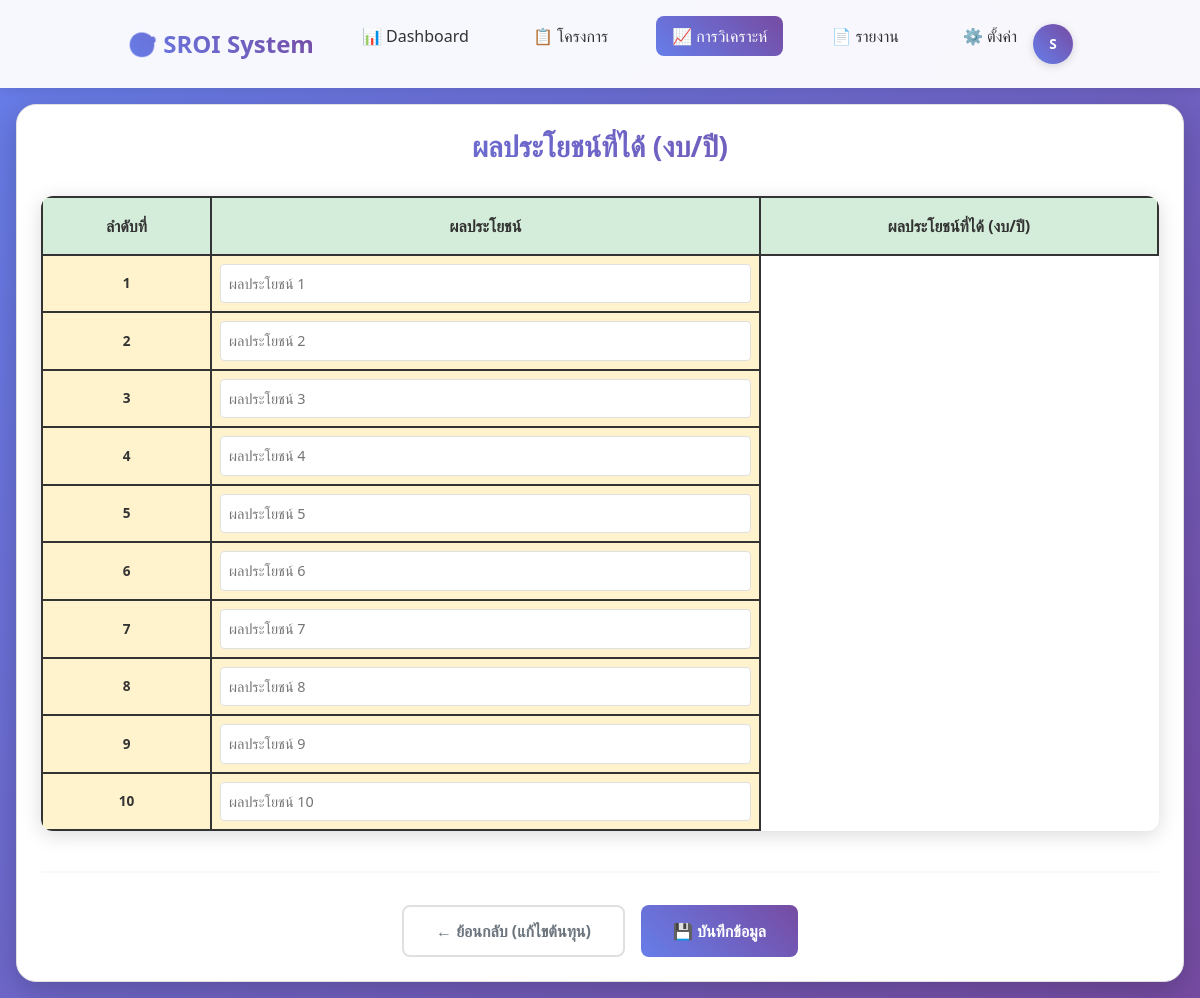
The page /impact_pathway/benefit.php (signed in) on the database as committed earlier.
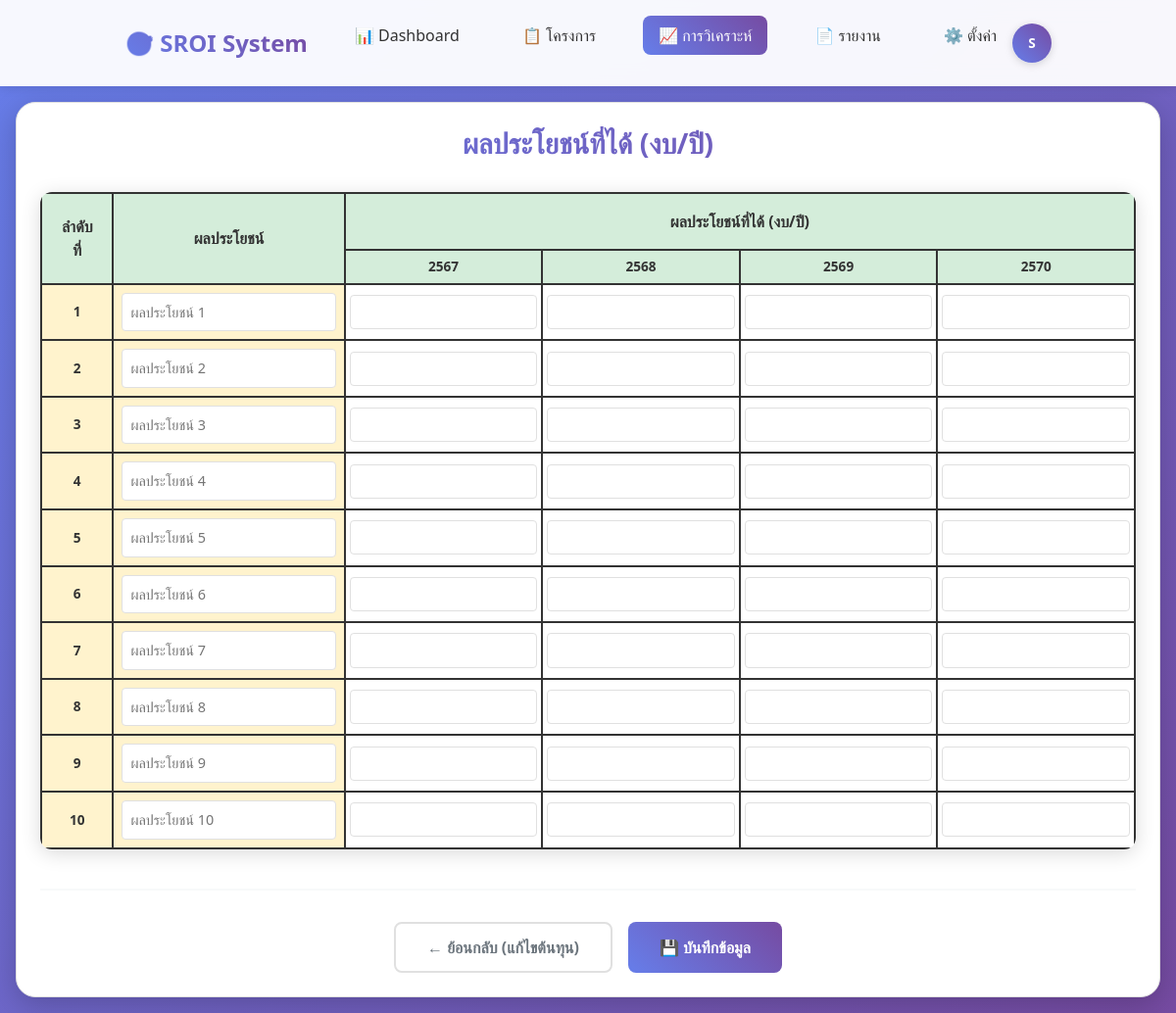
The same page on the database as committed later.
### tables this page shows
CREATE TABLE `years` (
  `year_id` int(11) NOT NULL,
  `year_be` varchar(10) NOT NULL COMMENT 'ปี พ.ศ. เช่น 2567, 2568',
  `year_ad` int(11) NOT NULL COMMENT 'ปี ค.ศ. เช่น 2024, 2025',
  `year_display` varchar(50) NOT NULL COMMENT 'ชื่อปีที่แสดง เช่น 2567, 25xx',
  `year_description` varchar(200) DEFAULT NULL COMMENT 'รายละเอียดปี',
  `is_active` tinyint(1) DEFAULT 1 COMMENT 'สถานะการใช้งาน',
  `sort_order` int(11) DEFAULT 0 COMMENT 'ลำดับการแสดงผล',
  `created_at` timestamp NOT NULL DEFAULT current_timestamp(),
  `updated_at` timestamp NOT NULL DEFAULT current_timestamp() ON UPDATE current_timestamp()
);

### impact_pathway/benefit.php (the view, shortened to what this page needs)
<?php
require_once '../config.php';
$available_years = [];
$years_query = "SELECT year_be, year_display FROM years WHERE is_active = 1 ORDER BY sort_order ASC";
$years_result = mysqli_query($conn, $years_query);
if ($years_result) {
    while ($year = mysqli_fetch_assoc($years_result)) {
        $available_years[] = $year;
    }
}
$existing_benefits = [];
?>
<!DOCTYPE html>
<html lang="th">
<head>
    <link href="https://cdn.jsdelivr.net/npm/bootstrap@5.3.0/dist/css/bootstrap.min.css" rel="stylesheet">
    <link href="https://cdnjs.cloudflare.com/ajax/libs/font-awesome/6.0.0/css/all.min.css" rel="stylesheet">
</head>
<body>
    <nav class="navbar">
        <div class="nav-container">
            <a href="index.php" class="logo">
                🎯 SROI System
            </a>
            <ul class="nav-menu">
                <li><a href="dashboard.php" class="nav-link">📊 Dashboard</a></li>
                <li><a href="project-list.php" class="nav-link">📋 โครงการ</a></li>
                <li><a href="analysis.php" class="nav-link active">📈 การวิเคราะห์</a></li>
                <li><a href="reports.php" class="nav-link">📄 รายงาน</a></li>
                <li><a href="settings.php" class="nav-link">⚙️ ตั้งค่า</a></li>
            </ul>
            <?php include '../user-menu.php'; ?>
        </div>
    </nav>
    <div class="main-container">
        <div class="form-container">
            <h2 class="form-title">ผลประโยชน์ที่ได้ (งบ/ปี)</h2>
            <form method="POST" id="stakeholderForm">
                <table class="stakeholder-table">
                    <thead>
                        <tr>
                            <th rowspan="2" class="header-main">ลำดับที่</th>
                            <th rowspan="2" class="header-main">ผลประโยชน์</th>
                            <th colspan="<?php echo count($available_years); ?>" class="header-main">ผลประโยชน์ที่ได้ (งบ/ปี)</th>
                        </tr>
                        <tr>
                            <?php foreach ($available_years as $year): ?>
                                <th class="header-year"><?php echo htmlspecialchars($year['year_display']); ?></th>
                            <?php endforeach; ?>
                        </tr>
                    </thead>
                    <tbody>
                        <?php
                        $max_benefits = max(10, count($existing_benefits));
                        for ($i = 1; $i <= $max_benefits; $i++):
                        ?>
                            <?php
                            $existing_benefit = '';
                            $existing_beneficiary = '';
                            ?>
                            <tr>
                                <td class="row-number"><?php echo $i; ?></td>
                                <td class="stakeholder-input">
                                    <input type="text" name="stakeholder[<?php echo $i; ?>]"
                                        placeholder="ผลประโยชน์ <?php echo $i; ?>"
                                        value="<?php echo htmlspecialchars($existing_benefit); ?>"
                                        title="ผู้รับผลประโยชน์: <?php echo htmlspecialchars($existing_beneficiary); ?>">
                                </td>
                                <?php foreach ($available_years as $year): ?>
                                    <?php
                                    $benefit_note_value = '';
                                    ?>
                                    <td class="value-cell">
                                        <input type="text" name="value_<?php echo $i; ?>_<?php echo $year['year_be']; ?>"
                                               value="<?php echo htmlspecialchars($benefit_note_value); ?>">
                                    </td>
                                <?php endforeach; ?>
                            </tr>
                        <?php endfor; ?>
                    </tbody>
                </table>
                <div class="form-actions">
                    <button type="button" class="btn btn-secondary" onclick="goToCost()">
                        ← ย้อนกลับ (แก้ไขต้นทุน)
                    </button>
                    <button type="submit" class="btn btn-primary" id="submitBtn">
                        💾 บันทึกข้อมูล
                    </button>
                </div>
            </form>
        </div>
    </div>
</body>
</html>

Rows that differ between the two databases and show on the page:
added years: year_display "2567"
added years: year_display "2568"
added years: year_display "2569"
added years: year_display "2570"
